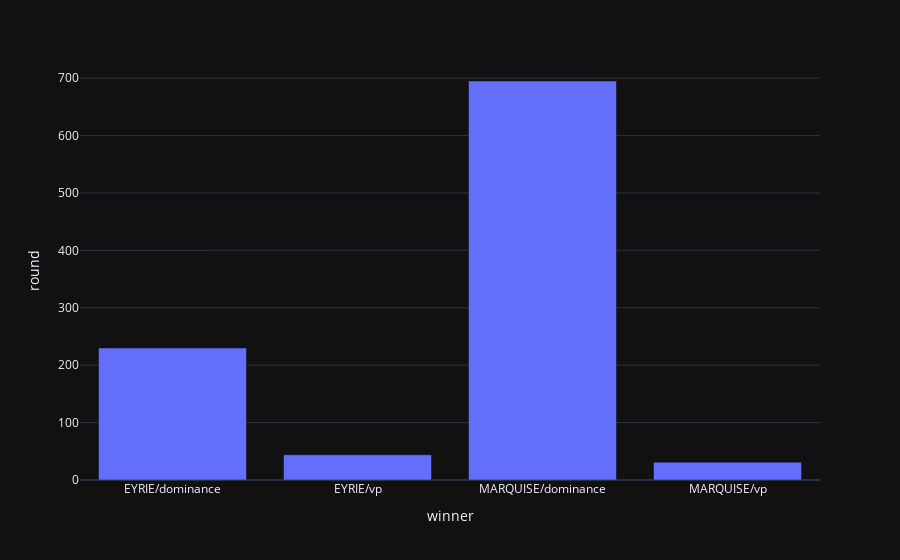

Write notebook code for a chart like this one.
### Code cell
import plotly.express as px
fig = px.bar(group_by_winner_df.reset_index(), x='winner', y='round')
fig.show()

### Figure 1 — Plotly figure (JSON) as saved in the notebook; plotly's stock layout.template omitted (floating-point values rounded to 4 significant figures)
{"data": [{"alignmentgroup": "True", "hovertemplate": "winner=%{x}<br>round=%{y}<extra></extra>", "legendgroup": "", "marker": {"color": "#636efa", "pattern": {"shape": ""}}, "name": "", "offsetgroup": "", "orientation": "v", "showlegend": false, "textposition": "auto", "x": ["EYRIE/dominance", "EYRIE/vp", "MARQUISE/dominance", "MARQUISE/vp"], "xaxis": "x", "y": [230, 44, 695, 31], "yaxis": "y", "type": "bar"}], "layout": {"xaxis": {"anchor": "y", "domain": [0.0, 1.0], "title": {"text": "winner"}}, "yaxis": {"anchor": "x", "domain": [0.0, 1.0], "title": {"text": "round"}}, "legend": {"tracegroupgap": 0}, "margin": {"t": 60}, "barmode": "relative"}}
